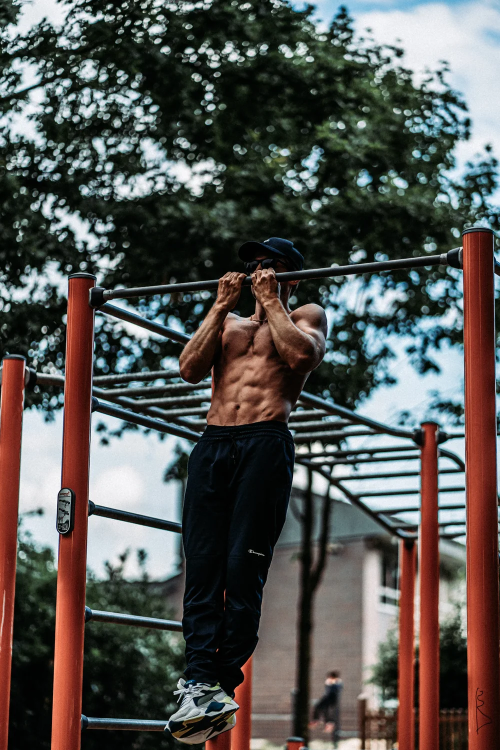
#> input picture assets/optimized/coaching-1000.webp, 1000 x 1500 px, given in place of pexels-pixabay-416809.jpg, which was not available (shown at 1/2 size)
$ python optimize_images.py
#> lines starting #> are read from the running program, lines starting #| are printed output that depends on the picture
"""Build responsive WebP versions of the repository's original photographs."""
from pathlib import Path
from PIL import Image, ImageOps

ROOT = Path(__file__).resolve().parents[1]
OUT = ROOT / 'assets/optimized'
SOURCES = {
    'hero': ('pexels-pixabay-416809.jpg', [640, 1000, 1600]),
    'strength': ('barbell row.png', [480, 800]),
    'conditioning': ('jogging.png', [480, 800]),
    'mobility': ('yoga.png', [480, 800]),
    'coaching': ('trainer.jpg', [640, 1000]),
}
OUT.mkdir(parents=True, exist_ok=True)
for name, (source, widths) in SOURCES.items():
    image = ImageOps.exif_transpose(Image.open(ROOT / 'assets/images' / source)).convert('RGB')
#> image is the input picture: PIL image 1000x1500 RGB; mean R, G, B 86.3, 84.7, 81.2
    for width in widths:
        width = min(width, image.width)
        resized = image.resize((width, round(image.height * width / image.width)), Image.Resampling.LANCZOS)
        resized.save(OUT / f'{name}-{width}.webp', quality=84, method=6)
#> this loop made 3 passes
#> pass 1, `resized = image.resize((width, round(image.height * width / image.widt..`:
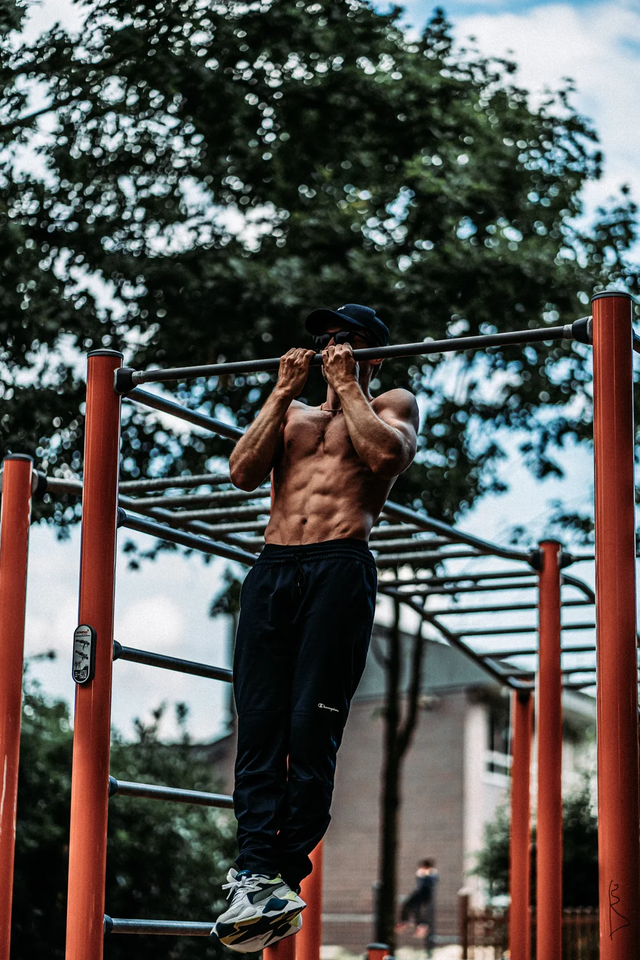
#> resized: PIL image 640x960 RGB; mean R, G, B 86.3, 84.7, 81.2
#> pass 2 of the loop `for name, (source, widths) in SOURCES.items():`:
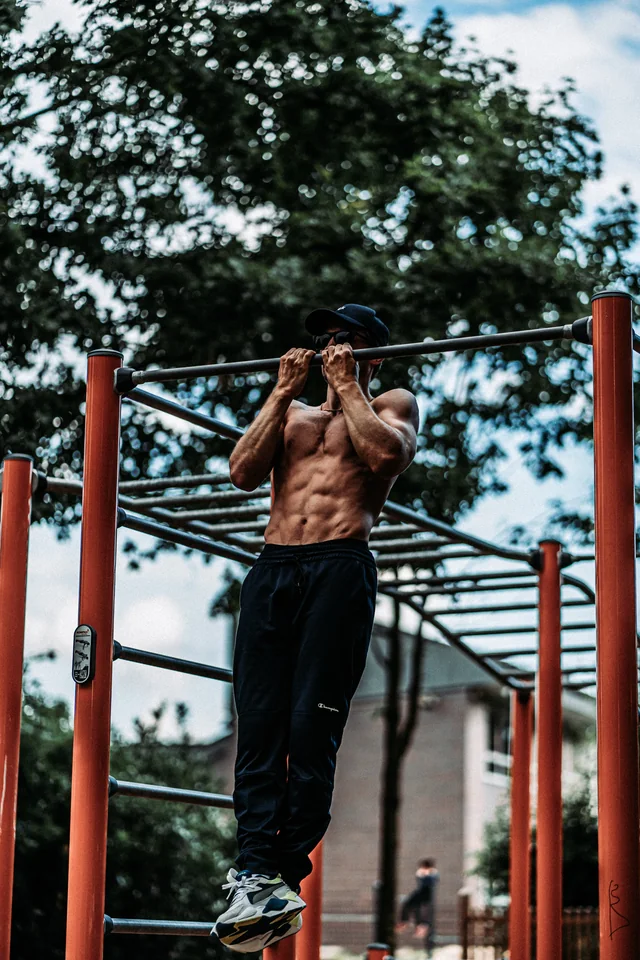
#> input picture assets/optimized/coaching-640.webp, 640 x 960 px, given in place of barbell row.png, which was not available
#> image is the input picture: PIL image 640x960 RGB; mean R, G, B 86.4, 84.7, 81.2
#> the loop `for width in widths:` made 2 passes
#> pass 1, `resized = image.resize((width, round(image.height * width / image.widt..`:
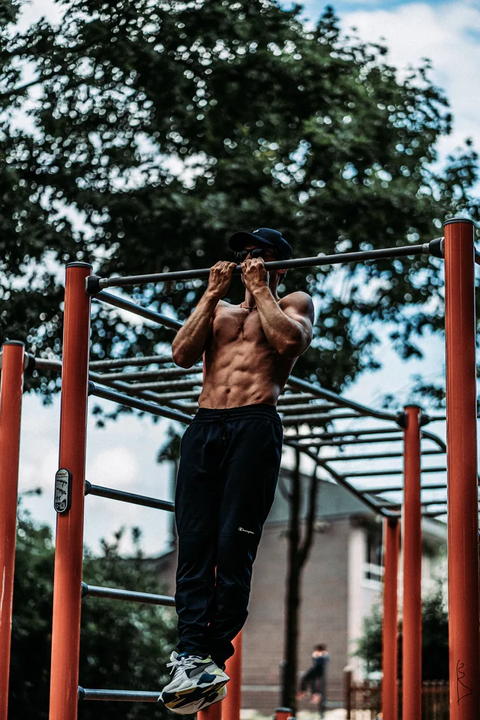
#> resized: PIL image 480x720 RGB; mean R, G, B 86.4, 84.7, 81.3
#> (the run stopped early here; a loop or call above may not have finished)
